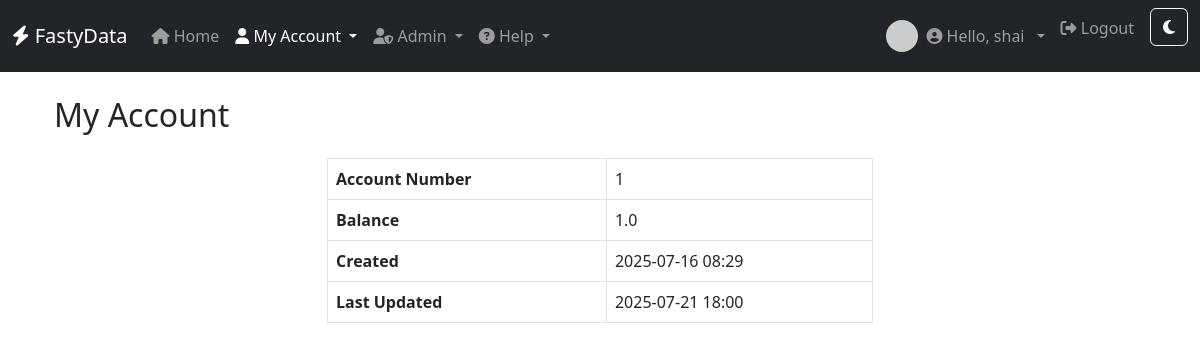
Page /account (signed in) on the committed database.
### models/user.py (models this page shows, shortened)
class User(db.Model, UserMixin):
    id = db.Column(db.Integer, primary_key=True)
    first_name=db.Column(db.String(80),nullable=False)
    last_name=db.Column(db.String(80), nullable=False)
    username = db.Column(db.String(80), unique=True, nullable=False)
    password_hash = db.Column(db.String(128))
    user_type = db.Column(db.String(80), nullable=False)
    phone_number=db.Column(db.String(15))
    email = db.Column(db.String(120))

### models/account.py (models this page shows, shortened)
class Account(db.Model):
    id = db.Column(db.Integer, primary_key=True)
    user_id = db.Column(db.Integer, db.ForeignKey('user.id'), nullable=False, unique=True)
    account_number = db.Column(db.String(20), unique=True, nullable=False)
    balance = db.Column(db.Float, default=0, nullable=False)
    created_at = db.Column(db.DateTime, default=datetime.utcnow)
    updated_at = db.Column(db.DateTime, default=datetime.utcnow, onupdate=datetime.utcnow)
    user = db.relationship(User, backref=db.backref('account', uselist=False))
    transactions = db.relationship('Transaction', backref='account', lazy=True)

### app.py (the view)
@app.route('/account')
@login_required
def account():
    acct = Account.query.filter_by(user_id=current_user.id).first()
    return render_template('account.html', account=acct)

### app.py (called while the page is built)
@login_manager.user_loader
def load_user(user_id):
    return db.session.get(User, int(user_id))

### templates/account.html (shortened to what this page needs)
{% extends "base.html" %}
{% block content %}
<div class="container">
    <h2 class="mb-4">My Account</h2>
    {% if account %}
    <table class="table table-bordered w-50 mx-auto">
        <tr><th>Account Number</th><td>{{ account.account_number }}</td></tr>
        <tr><th>Balance</th><td>{{ account.balance }}</td></tr>
        <tr><th>Created</th><td>{{ account.created_at.strftime('%Y-%m-%d %H:%M') }}</td></tr>
        <tr><th>Last Updated</th><td>{{ account.updated_at.strftime('%Y-%m-%d %H:%M') }}</td></tr>
    </table>
    {% else %}
    <div class="alert alert-warning text-center">No account found for your user.</div>
    {% endif %}
</div>
{% endblock %}

### templates/base.html (shortened to what this page needs)
<!DOCTYPE html>
<html lang="en">
<head>
    <link rel="stylesheet" href="https://cdn.jsdelivr.net/npm/bootstrap@5.3.0/dist/css/bootstrap.min.css">
    <link rel="stylesheet" href="https://cdnjs.cloudflare.com/ajax/libs/font-awesome/6.4.0/css/all.min.css">
</head>
<body>
<nav class="navbar navbar-expand-lg navbar-dark bg-dark mb-4">
    <div class="container-fluid">
        <a class="navbar-brand" href="{{ url_for('home') }}">
            <i class="fas fa-bolt"></i> FastyData
        </a>
        <div class="collapse navbar-collapse" id="navbarNav">
            <ul class="navbar-nav me-auto mb-2 mb-lg-0">
                <li class="nav-item">
                    <a class="nav-link {% if request.endpoint == 'home' %}active{% endif %}" href="{{ url_for('home') }}">
                        <i class="fas fa-home"></i> Home
                    </a>
                </li>
                {% if current_user.is_authenticated %}
                    <li class="nav-item dropdown">
                        <a class="nav-link dropdown-toggle {% if request.endpoint in ['account', 'transactions'] %}active{% endif %}" href="#" id="userDropdown" role="button" data-bs-toggle="dropdown" aria-expanded="false">
                            <i class="fas fa-user"></i> My Account
                        </a>
                    </li>
                    {% if current_user.user_type == 'admin' %}
                        <li class="nav-item dropdown">
                            <a class="nav-link dropdown-toggle " href="#" id="adminDropdown" role="button" data-bs-toggle="dropdown" aria-expanded="false">
                                <i class="fas fa-user-shield"></i> Admin
                            </a>
                        </li>
                    {% endif %}
                {% endif %}
                <li class="nav-item dropdown">
                    <a class="nav-link dropdown-toggle" href="#" id="helpDropdown" role="button" data-bs-toggle="dropdown" aria-expanded="false">
                        <i class="fas fa-question-circle"></i> Help
                    </a>
                </li>
            </ul>
            <ul class="navbar-nav mb-2 mb-lg-0">
                {% if current_user.is_authenticated %}
                    <li class="nav-item dropdown d-flex align-items-center">
                        <a href="#" class="nav-link dropdown-toggle d-flex align-items-center" id="avatarDropdown" role="button" data-bs-toggle="dropdown" aria-expanded="false">
                            <img src="https://ui-avatars.com/api/?name={{ current_user.first_name|default('U') }}+{{ current_user.last_name|default('S') }}&background=random&size=32"
                                 alt="avatar" class="rounded-circle me-2" width="32" height="32">
                            <span class="navbar-text me-2">
                                <i class="fas fa-user-circle"></i> Hello, {{ current_user.username }}
                            </span>
                        </a>
                    </li>
                    <li class="nav-item">
                        <a class="nav-link" href="{{ url_for('logout') }}">
                            <i class="fas fa-sign-out-alt"></i> Logout
                        </a>
                    </li>
                    <li class="nav-item">
                        <button id="themeToggle" class="btn btn-outline-light ms-2" type="button" title="Toggle dark/light mode">
                            <i class="fas fa-moon" id="themeIcon"></i>
                        </button>
                    </li>
                {% endif %}
            </ul>
        </div>
    </div>
</nav>
<div class="container">
    {% block content %}{% endblock %}
</div>
</body>
</html>

### rows in the picture
User: username "shai"
Account: account_number "1", balance "1.0", created_at "2025-07-16 08:29", updated_at "2025-07-21 18:00"
